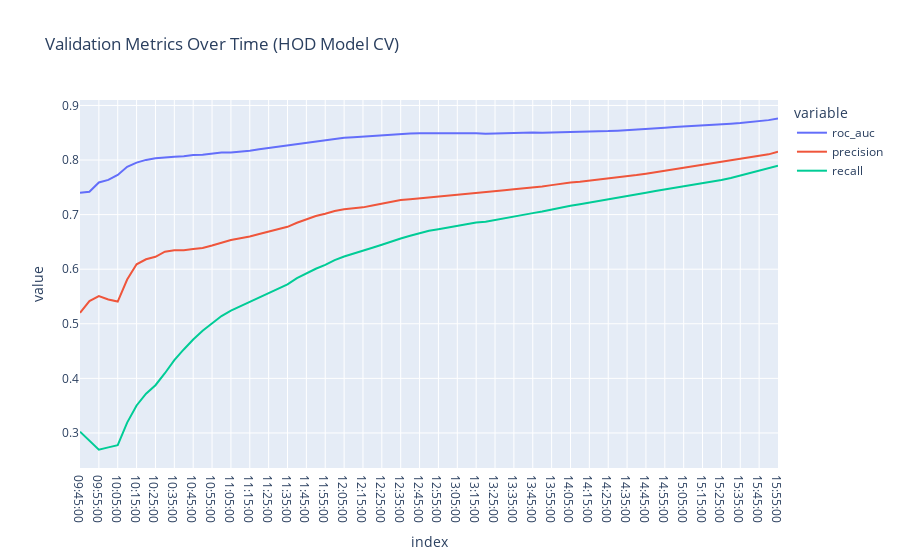

Here is the notebook cell this chart was saved with:
### Code cell
import datetime
import plotly.express as px


time_range = [datetime.time(hour, minute) for hour in range(9, 16) for minute in range(0, 60, 5)]
time_range = [x for x in time_range if x >= datetime.time(9,45)]
df_val = pd.DataFrame()
for t in time_range:
    X_val = X_test.loc[X_test['time'] <= t].copy()
    y_val = y_test.loc[X_val.index, 'hod_in'].copy()

    y_pred_val = hod_model_cv.predict_proba(X_val)[:,-1]

    df_val.loc[t, [
        'roc_auc',
        'precision',
        'recall'
    ]] =  roc_auc_score(y_val, y_pred_val), precision_score(y_val, y_pred_val > 0.5), recall_score(y_val, y_pred_val > 0.5)


fig = px.line(df_val, title='Validation Metrics Over Time (HOD Model CV)')
fig.show()
